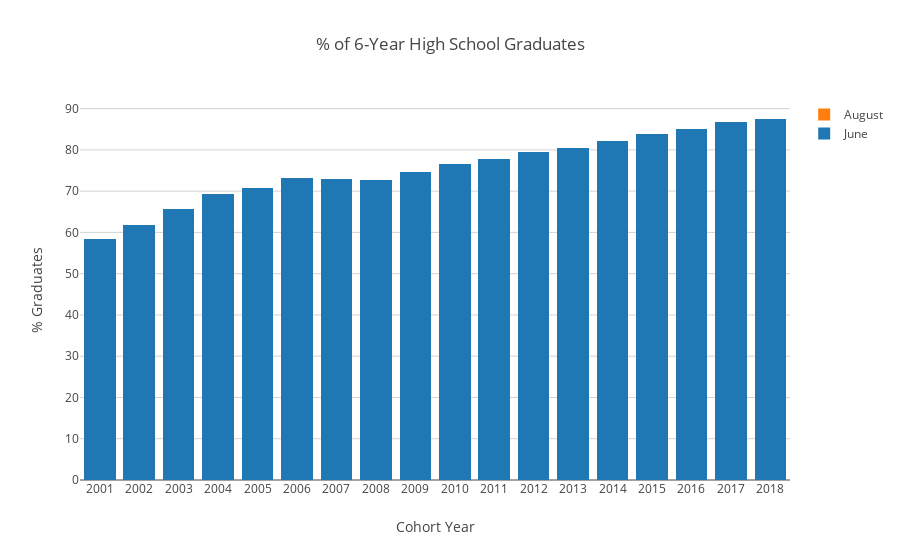

Notebook code for this chart:
### Code cell
fig = plot_grad(six_year_grad_perc)
fig.update_layout(
    title="% of 6-Year High School Graduates"
)

### Figure 1 — Plotly figure (JSON) as saved in the notebook; plotly's stock layout.template omitted (floating-point values rounded to 4 significant figures)
{"data": [{"name": "June", "type": "bar", "x": [2001, 2002, 2003, 2004, 2005, 2006, 2007, 2008, 2009, 2010, 2011, 2012, 2013, 2014, 2015, 2016, 2017, 2018], "y": [58.47, 61.83, 65.63, 69.23, 70.87, 73.19, 72.98, 72.67, 74.73, 76.58, 77.73, 79.6, 80.5, 82.12, 83.76, 85.1, 86.74, 87.38]}, {"name": "August", "type": "bar", "x": [2001, 2002, 2003, 2004, 2005, 2006, 2007, 2008, 2009, 2010, 2011, 2012, 2013, 2014, 2015, 2016, 2017, 2018], "y": [0, 0, 0, 0, 0, 0, 0, 0, 0, 0, 0, 0, 0, 0, 0, 0, 0, 0.102]}], "layout": {"barmode": "stack", "title": {"text": "% of 6-Year High School Graduates"}, "xaxis": {"ticktext": [2001, 2002, 2003, 2004, 2005, 2006, 2007, 2008, 2009, 2010, 2011, 2012, 2013, 2014, 2015, 2016, 2017, 2018], "tickvals": [2001, 2002, 2003, 2004, 2005, 2006, 2007, 2008, 2009, 2010, 2011, 2012, 2013, 2014, 2015, 2016, 2017, 2018], "title": {"text": "Cohort Year"}}, "yaxis": {"title": {"text": "% Graduates"}}}}
